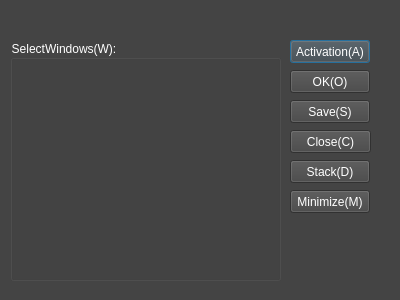
<?xml version="1.0" encoding="UTF-8"?>
<ui version="4.0">
 <class>Windows</class>
 <widget class="QDialog" name="Windows">
  <property name="geometry">
   <rect>
    <x>0</x>
    <y>0</y>
    <width>400</width>
    <height>300</height>
   </rect>
  </property>
  <property name="windowTitle">
   <string>Windows</string>
  </property>
  <property name="styleSheet">
   <string notr="true">background-color: #444444;
    color: #FFFFFF;</string>
  </property>
  <widget class="QPushButton" name="pushButton">
   <property name="geometry">
    <rect>
     <x>290</x>
     <y>40</y>
     <width>80</width>
     <height>23</height>
    </rect>
   </property>
   <property name="locale">
    <locale language="English" country="UnitedStates"/>
   </property>
   <property name="text">
    <string>Activation(A)</string>
   </property>
  </widget>
  <widget class="QPushButton" name="pushButton_2">
   <property name="geometry">
    <rect>
     <x>290</x>
     <y>130</y>
     <width>81</width>
     <height>23</height>
    </rect>
   </property>
   <property name="locale">
    <locale language="English" country="UnitedStates"/>
   </property>
   <property name="text">
    <string>Close(C)</string>
   </property>
  </widget>
  <widget class="QPushButton" name="pushButton_3">
   <property name="geometry">
    <rect>
     <x>290</x>
     <y>160</y>
     <width>80</width>
     <height>23</height>
    </rect>
   </property>
   <property name="text">
    <string>Stack(D)</string>
   </property>
  </widget>
  <widget class="QPushButton" name="pushButton_4">
   <property name="geometry">
    <rect>
     <x>290</x>
     <y>190</y>
     <width>80</width>
     <height>23</height>
    </rect>
   </property>
   <property name="text">
    <string>Minimize(M)</string>
   </property>
  </widget>
  <widget class="QPushButton" name="pushButton_5">
   <property name="geometry">
    <rect>
     <x>290</x>
     <y>70</y>
     <width>80</width>
     <height>23</height>
    </rect>
   </property>
   <property name="text">
    <string>OK(O)</string>
   </property>
  </widget>
  <widget class="QPushButton" name="pushButton_6">
   <property name="geometry">
    <rect>
     <x>290</x>
     <y>100</y>
     <width>80</width>
     <height>23</height>
    </rect>
   </property>
   <property name="text">
    <string>Save(S)</string>
   </property>
  </widget>
  <widget class="QGroupBox" name="groupBox">
   <property name="geometry">
    <rect>
     <x>10</x>
     <y>40</y>
     <width>271</width>
     <height>241</height>
    </rect>
   </property>
   <property name="title">
    <string>SelectWindows(W):</string>
   </property>
  </widget>
 </widget>
 <resources/>
 <connections/>
</ui>
